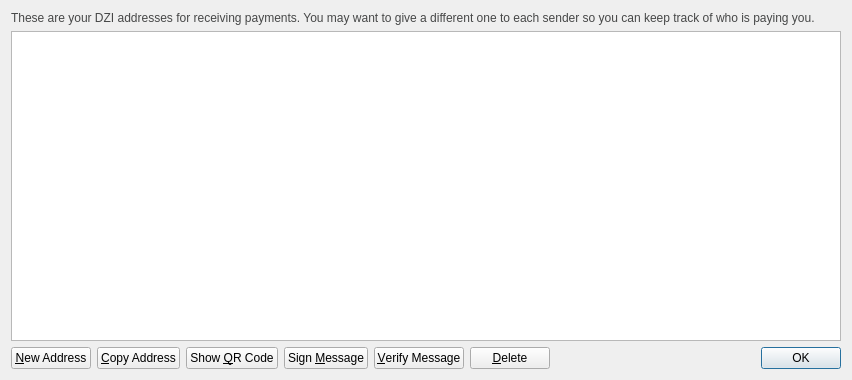
<?xml version="1.0" encoding="UTF-8"?>
<ui version="4.0">
 <class>AddressBookPage</class>
 <widget class="QWidget" name="AddressBookPage">
  <property name="geometry">
   <rect>
    <x>0</x>
    <y>0</y>
    <width>852</width>
    <height>380</height>
   </rect>
  </property>
  <property name="windowTitle">
   <string>Address Book</string>
  </property>
  <layout class="QVBoxLayout" name="verticalLayout">
   <item>
    <widget class="QLabel" name="labelExplanation">
     <property name="styleSheet">
      <string notr="true">#labelExplanation { color: #464747; }</string>
     </property>
     <property name="text">
      <string>These are your DZI addresses for receiving payments. You may want to give a different one to each sender so you can keep track of who is paying you.</string>
     </property>
     <property name="textFormat">
      <enum>Qt::PlainText</enum>
     </property>
     <property name="wordWrap">
      <bool>true</bool>
     </property>
    </widget>
   </item>
   <item>
    <widget class="QTableView" name="tableView">
     <property name="contextMenuPolicy">
      <enum>Qt::CustomContextMenu</enum>
     </property>
     <property name="toolTip">
      <string>Double-click to edit address or label</string>
     </property>
     <property name="tabKeyNavigation">
      <bool>false</bool>
     </property>
     <property name="alternatingRowColors">
      <bool>true</bool>
     </property>
     <property name="selectionMode">
      <enum>QAbstractItemView::SingleSelection</enum>
     </property>
     <property name="selectionBehavior">
      <enum>QAbstractItemView::SelectRows</enum>
     </property>
     <property name="sortingEnabled">
      <bool>true</bool>
     </property>
     <attribute name="verticalHeaderVisible">
      <bool>false</bool>
     </attribute>
    </widget>
   </item>
   <item>
    <layout class="QHBoxLayout" name="horizontalLayout">
     <item>
      <widget class="QPushButton" name="newAddressButton">
       <property name="toolTip">
        <string>Create a new address</string>
       </property>
       <property name="text">
        <string>&amp;New Address</string>
       </property>
       <property name="icon">
        <iconset resource="../bitcoin.qrc">
         <normaloff>:/icons/add</normaloff>:/icons/add</iconset>
       </property>
      </widget>
     </item>
     <item>
      <widget class="QPushButton" name="copyToClipboard">
       <property name="toolTip">
        <string>Copy the currently selected address to the system clipboard</string>
       </property>
       <property name="text">
        <string>&amp;Copy Address</string>
       </property>
       <property name="icon">
        <iconset resource="../bitcoin.qrc">
         <normaloff>:/icons/editcopy</normaloff>:/icons/editcopy</iconset>
       </property>
      </widget>
     </item>
     <item>
      <widget class="QPushButton" name="showQRCode">
       <property name="text">
        <string>Show &amp;QR Code</string>
       </property>
       <property name="icon">
        <iconset resource="../bitcoin.qrc">
         <normaloff>:/icons/qrcode</normaloff>:/icons/qrcode</iconset>
       </property>
      </widget>
     </item>
     <item>
      <widget class="QPushButton" name="signMessage">
       <property name="toolTip">
        <string>Sign a message to prove you own a DZI address</string>
       </property>
       <property name="text">
        <string>Sign &amp;Message</string>
       </property>
       <property name="icon">
        <iconset resource="../bitcoin.qrc">
         <normaloff>:/icons/edit</normaloff>:/icons/edit</iconset>
       </property>
      </widget>
     </item>
     <item>
      <widget class="QPushButton" name="verifyMessage">
       <property name="toolTip">
        <string>Verify a message to ensure it was signed with a specified DZI address</string>
       </property>
       <property name="text">
        <string>&amp;Verify Message</string>
       </property>
       <property name="icon">
        <iconset resource="../bitcoin.qrc">
         <normaloff>:/icons/transaction_0</normaloff>:/icons/transaction_0</iconset>
       </property>
      </widget>
     </item>
     <item>
      <widget class="QPushButton" name="deleteButton">
       <property name="toolTip">
        <string>Delete the currently selected address from the list</string>
       </property>
       <property name="text">
        <string>&amp;Delete</string>
       </property>
       <property name="icon">
        <iconset resource="../bitcoin.qrc">
         <normaloff>:/icons/remove</normaloff>:/icons/remove</iconset>
       </property>
      </widget>
     </item>
     <item>
      <spacer name="horizontalSpacer">
       <property name="orientation">
        <enum>Qt::Horizontal</enum>
       </property>
       <property name="sizeHint" stdset="0">
        <size>
         <width>40</width>
         <height>20</height>
        </size>
       </property>
      </spacer>
     </item>
     <item>
      <widget class="QDialogButtonBox" name="buttonBox">
       <property name="sizePolicy">
        <sizepolicy hsizetype="Maximum" vsizetype="Fixed">
         <horstretch>0</horstretch>
         <verstretch>0</verstretch>
        </sizepolicy>
       </property>
       <property name="standardButtons">
        <set>QDialogButtonBox::Ok</set>
       </property>
      </widget>
     </item>
    </layout>
   </item>
  </layout>
 </widget>
 <resources>
  <include location="../bitcoin.qrc"/>
 </resources>
 <connections/>
</ui>
